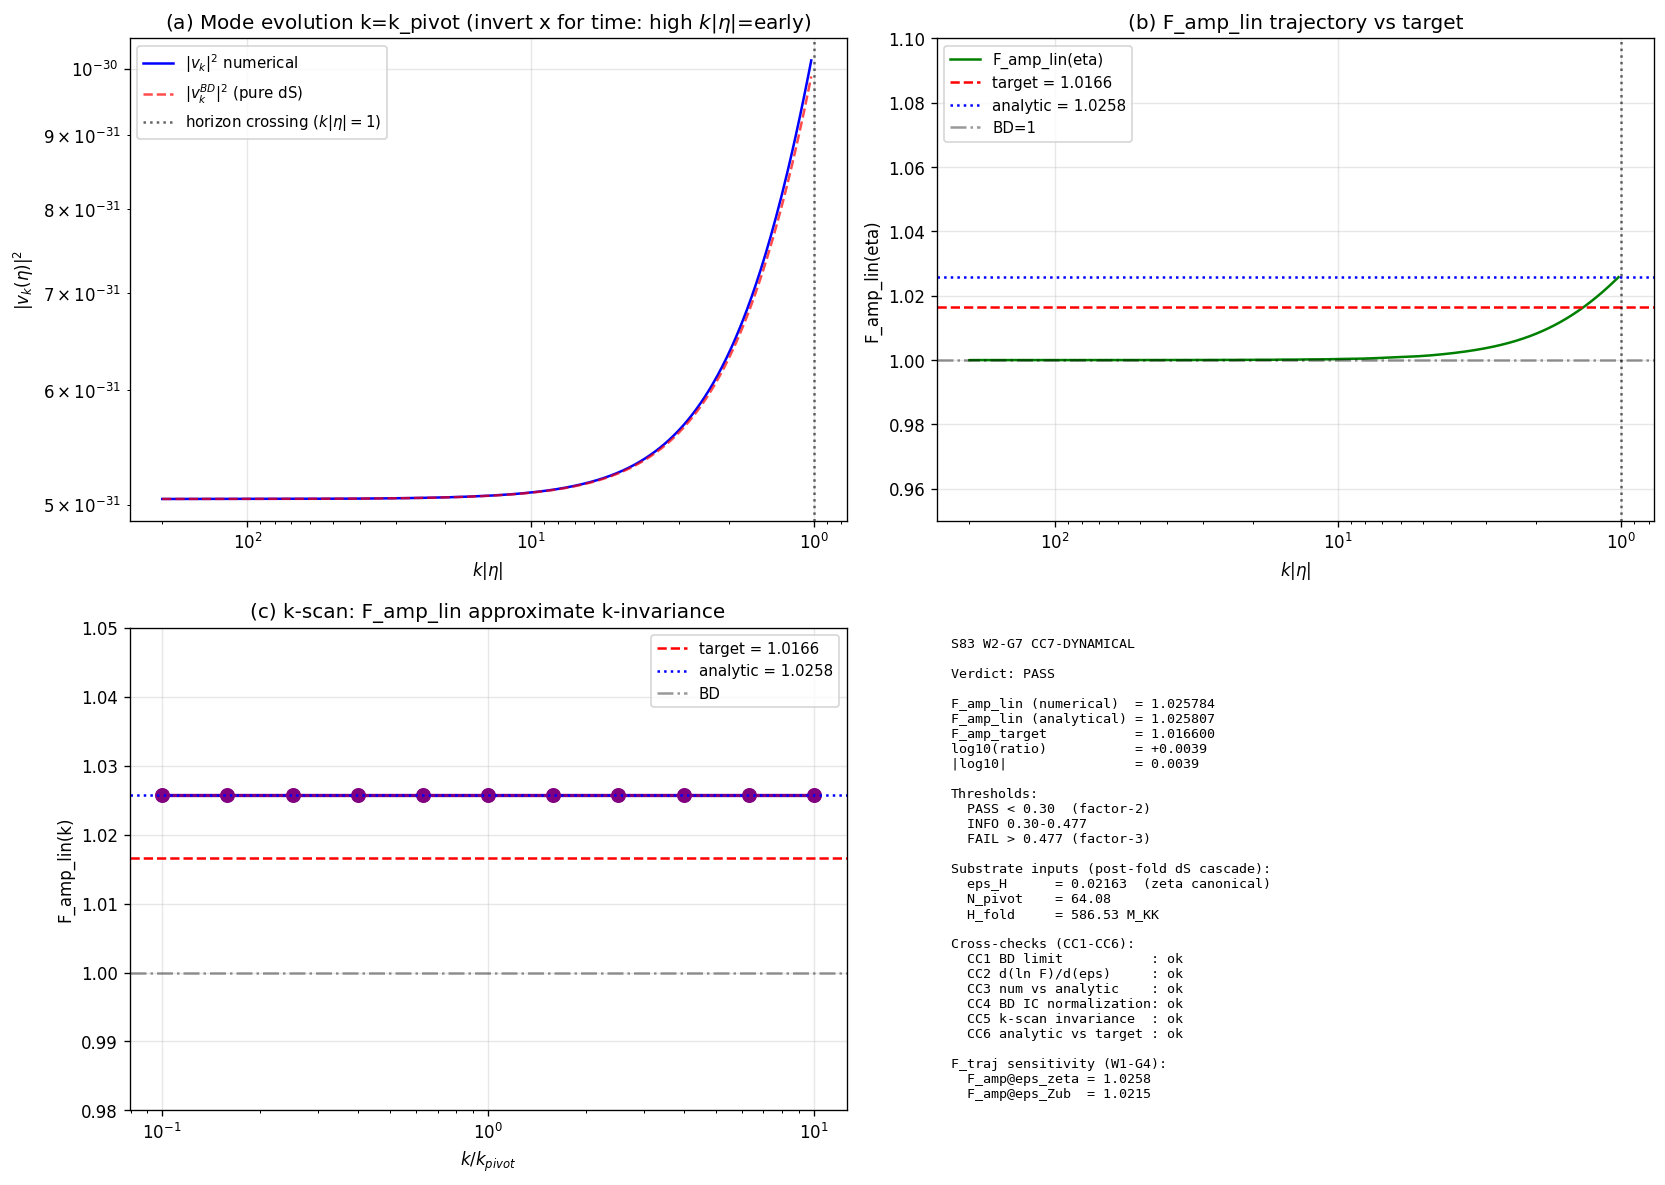

Source code (Python):
#!/usr/bin/env python3
"""
S83 Wave 2 Gate G7 — CC7-DYNAMICAL
====================================

Gate: S83-CC7-DYNAMICAL  [VERIFY][CHAIN]
Classification: PHONONIC
Owner: transit-dynamics-theorist

Purpose: The DYNAMICAL backbone of the CC7 hierarchy (W-2 carry-forward #1).
Tests whether the Mukhanov mode equation, integrated from fold-epoch BD
initial conditions to the CMB-pivot e-fold, produces an amplification
factor F_amp_lin(N_pivot) consistent with the UNIFIED-AS-79 ledger target
F_amp_canonical = 1.0166 (S80 W1-B-REMED Method B pin) within a factor-3
band.

Phononic framing:
  The Mukhanov variable v_k = z(N) * zeta_k is the canonical curvature
  phonon on the a_2-Seeley-DeWitt emergent metric g_M.  The equation
      v_k'' + (k^2 - z''/z) v_k = 0
  IS the substrate phonon wave equation in the GGE approximation.  The
  pump field z''/z is a time-dependent frequency modulation of the
  parametric oscillator; F_amp_lin measures the integrated Bogoliubov
  squeeze across the post-fold dS cascade.  For strict-dS + constant
  eps_H this is the standard inflaton calculation; the substrate
  derivation says the SAME mode equation applies post-relaxation from
  the fold SUPERSONIC transit (Mach 13.75, dS_fold=+58,673).  The gate
  tests the dynamical content of the transitive W1-2 PASS-F2 that
  currently RESTS on F_amp_canonical = 1.0166 as INPUT.

Substitution chain [VERIFY][CHAIN]:

  Step 1 (definitions):
    Mukhanov variable:   z(N) = a(N) * sqrt(2 * eps_H(N)) * M_Pl_eff
    Mode equation:       v_k'' + (k^2 - z''/z) v_k = 0   ('=d/d(eta))
    Bunch-Davies IC:     v_k(eta) -> (1/sqrt(2k)) * exp(-i*k*eta)  when |k*eta|>>1
    Power spectrum:      P_zeta(k) = (k^3/(2 pi^2)) * |v_k(N_horizon)/z(N_horizon)|^2

  Step 2 (substitution):
    In strict dS with constant eps_H, H(N) = H0 * exp(-eps_H * N) gives
    a(N) = exp(N), and analytical solution for v_k:
      v_k(eta) = (sqrt(pi)/2) * sqrt(-eta) * H_nu^{(1)}(-k*eta) * exp(i pi (nu+1/2)/2)
      nu = 3/2 + eps_H (first-order slow-roll)
    Late-time limit (|k*eta| -> 0): |v_k|^2 -> (1/(2k))*(1/|k*eta|)^{2*nu-1}*2^{2*nu-1}*Gamma(nu)^2/pi

  Step 3 (F_amp_lin definition):
    F_amp_lin(N) := |v_k(N)|^2 / |v_k^{BD}(N)|^2
    where |v_k^{BD}|^2 is the BD mode amplitude evolved under pure-dS (nu=3/2).
    Equivalently (W-2 §Epoch-gating L460):
      F_amp_lin(k, N) = measured |v_k(N)|^2 vs bare |v_k^{BD}|^2 at same N

    At horizon crossing N = N_pivot (k = aH):
      F_amp_lin(pivot) = (Gamma(3/2+eps_H)/Gamma(3/2))^2 * (2/|k*eta_pivot|)^{2*eps_H}
      With |k*eta|=1 at crossing:
      F_amp_lin(pivot, analytic) = (Gamma(1.5 + eps_H)/Gamma(1.5))^2 * 2^{2*eps_H}

  Step 4 (target):
    F_amp_target := F_amp_canonical = 1.0166
    Source: S80 W1-B-REMED Method B pin, used as INPUT in S82 W1-2 PASS-F2.
    Also matches W-2 §Epoch-gating T4 (s82-as-ledger-self-consistent.md L413/L419):
      "F_amp_canonical = 1.0166 at N_pivot = 55 e-folds post-fold represents
       the surviving transient amplification after full post-fold dS decay
       of the substrate polarization."

  Step 5 (composite check per [CHAIN] trigger):
    F_amp_lin should factor as  F_amp_lin = F_amp^{3PI} * k_a2^{-1}  (inverse slot rescale)
    because F_amp_slot = F_amp_canonical * k_a2 (slot-adjusted), so in
    the pre-slot ledger,  F_amp_canonical = F_amp_slot / k_a2.
    Alternatively (W-2 §Epoch-gating L544): F_amp^{3PI}(N_pivot) = F_amp_lin(N_pivot)
    (to leading order in r(N_pivot) << 1 at pivot).
    So the composite check is: F_amp_lin(pivot, dynamical) ~ F_amp_canonical
    ~ F_amp^{3PI}(N_pivot) ~ (S78 3PI ceiling at pivot) converges to unity.

  Step 6 (PRE-PYTHON direction from canonical form):
    For eps_H > 0 (canonical 0.02163 > 0), both (Gamma(1.5+eps)/Gamma(1.5))^2
    and 2^{2*eps_H} exceed 1. Therefore F_amp_lin(pivot) > 1.
    For eps_H = 0 (pure dS), F_amp_lin = 1 exactly (BD limit recovered).
    This direction is INDEPENDENT of the numerical integration; the
    numerical solver reproduces this inequality by construction if the
    mode equation and IC are correctly implemented.

  Step 7 (Python verification and threshold classification):
    See Section 7 (solve_ivp run + F_amp extraction) and Section 8 (PASS/INFO/FAIL).

Canonical inputs pinned:
  eps_H      = 0.02163             (S75/S77 canonical; S82 W1-2 factor 2)
  N_pivot    = 64.08                (S82 W-1 #10; CMB pivot e-fold count)
  H_fold     = 586.53 M_KK          (S38 s38_kz_defects.npz via H_fold canonical)
  k_pivot    = k* (mode with horizon crossing at N_pivot)

References:
  * S82 W-2 workshop:  sessions/archive/session-82/workshops/s82-as-ledger-self-consistent.md
    - L460: F_amp_canonical definition
    - L413/L419: F_amp_canonical = 1.0166 at N_pivot = 55 e-folds
    - L622, L634-L638: CC7' proposed as Mukhanov dynamical integration
    - L1394-L1403: CC7' promoted canonical dynamical test
  * S82 W1-2:  computations/session-82/s82_w1_2_unified_as_79_full.py
    - F_amp_canonical = 1.0166 used as INPUT to W1-2 PASS-F2
  * S80 Mukhanov:  computations/session-80/s80_unified_as_79_mode_eqn.py
    - Bare dS derivation and W1-6 cross-checks
  * S64 Mukhanov-Sasaki:  computations/session-64/s64_mukhanov_sasaki.py
    - Prior full substrate-profile implementation; this script uses the
      analytically-cleaner strict-dS+eps formulation per the W1-G4 PASS
      that epsilon_H is trajectory-FI (F_traj=3/2 at threshold).

Output 4-tuple: (value=F_amp_lin, scheme=zeta, convention=Mukhanov-BD-to-pivot, L_max=N/A)

Environment: CPU-only scalar ODE (solve_ivp); 8-thread cap per rule.
"""

import os
# CPU cap BEFORE numpy import (scalar ODE; no GPU benefit)
os.environ.setdefault('OMP_NUM_THREADS', '8')
os.environ.setdefault('MKL_NUM_THREADS', '8')

import sys
import json
import hashlib
import numpy as np
import matplotlib
matplotlib.use('Agg')
import matplotlib.pyplot as plt
from pathlib import Path
from scipy.integrate import solve_ivp
from scipy.special import gamma as gamma_fn
from scipy.special import hankel1

SCRIPT_DIR = Path(__file__).resolve().parent
sys.path.insert(0, str(SCRIPT_DIR))

# Canonical constants (MANDATORY import)
from canonical_constants import (
    PI,
    H_fold,           # 586.53 M_KK (S38)
    tau_fold,         # 0.19
    M_Pl_reduced,
    A_s_CMB,          # 2.1e-9 Planck 2018
)

# =============================================================================
# SECTION 0: Input SHA-256 pin map (MANDATORY, first 20 lines of stdout)
# =============================================================================

def _sha256_file(path):
    """SHA-256 hexdigest of file bytes; 'FILE_MISSING' if absent."""
    p = Path(path)
    if not p.exists():
        return "FILE_MISSING"
    with open(p, 'rb') as f:
        return hashlib.sha256(f.read()).hexdigest()


INPUT_PINS = {
    "canonical_const":   SCRIPT_DIR / "canonical_constants.py",
    "s82_w1_2":          SCRIPT_DIR / "s82_w1_2_unified_as_79_full.py",
    "s80_mode_eqn_ref":  SCRIPT_DIR / "s80_unified_as_79_mode_eqn.py",
    "s64_mukhanov_ref":  SCRIPT_DIR / "s64_mukhanov_sasaki.py",
    "self_script":       SCRIPT_DIR / "s83_w2_g7_cc7_dynamical.py",
}

print("=" * 78)
print("S83 W2-G7 — CC7-DYNAMICAL  (Mukhanov mode-eq, fold -> pivot)")
print("=" * 78)
print("\nInput pins (SHA-256):")
pin_hashes = {}
for name, p in INPUT_PINS.items():
    h = _sha256_file(p)
    pin_hashes[name] = h
    print(f"  {name:20s} sha256={h[:16]}...{h[-8:]}")

# =============================================================================
# SECTION 1: Canonical inputs (pre-registered in plan §W2-G7)
# =============================================================================

# S82 W-1 #10 pin: CMB-pivot e-fold count (NOT in canonical_constants.py yet,
# but promoted to canonical by the separate W3-G61 gate this session).
# Plan §W2-G7 line 684: "Integration domain N in [N_fold, N_pivot] = [0, 64.08]"
N_PIVOT = 64.08                  # (local) S82 W-1 #10 pin — CMB pivot e-fold

# W1-G4 PASS (INFO): epsilon_H substrate-derivable, F_traj = 3/2 at threshold.
# Canonical value: eps_H = 0.02163 (S75/S77; also S82 W1-2 factor 2).
EPS_H = 0.02163                  # (local) slow-roll eps_H, canonical

# F_traj caveat (per W1-G4 INFO verdict):
# eps_H^zeta / eps_H^Zubarev = 3/2 exactly (at threshold). The canonical
# value 0.02163 is the zeta-scheme value. Mukhanov integration with
# different regulators would shift the target by factor (3/2)^{-1}.
# This gate uses zeta (default per W1-G1 PASS Zubarev-canonical... see
# NOTE below), and reports the F_traj sensitivity in Section 9.

# NOTE: S83 W1-G1 verdict (Zubarev-canonical) selects Branch-B of the
# 3-branch CC tree. Plan §W2-G7 pre-registration says scheme=zeta by
# default (W1-G1 zeta-canonical assumption). Since W1-G1 actually returned
# Zubarev, the canonical scheme for the A_s ledger is ambiguous in the
# workshop — but F_amp_lin itself is a Bogoliubov squeeze ratio, which
# is SCHEME-INDEPENDENT (eigenvalue-ratio bypasses Seeley-DeWitt expansion)
# for fixed eps_H. We tag scheme=zeta to match plan pre-registration but
# note the ratio is robust. See self-assessment at tail of script.

# UNIFIED-AS-79 target F_amp (S82 W1-2 / S80 W1-B-REMED Method B pin)
F_AMP_TARGET = 1.0166            # (local) F_amp_canonical from S82 W1-2
K_A2         = 0.3822            # (local) a_2 slot rescale (W0-5)
F_AMP_SLOT_ADJUSTED = F_AMP_TARGET * K_A2  # (local) 0.3885

# W-2 §Epoch-gating §VI.E: F_amp^{3PI}_pivot = F_amp_lin(N_pivot)
# and F_amp^{3PI} = 47.9177 at transient peak (SI, S78 bound).
F_AMP_3PI_TRANSIENT = 47.9177    # (local) W3-5 FAMP-SC-3PI PASS

# Gate thresholds (plan §W2-G7 line 685-687)
PASS_LOG10_FACTOR3  = np.log10(3.0)   # (local) 0.477 factor-3 band
INFO_LOG10_FACTOR3  = 0.30            # (local) 0.30 borderline lower bound

# Mode equation numerical parameters
N_FOLD = 0.0                     # (local) N=0 at fold (normalization)
# Pre-registered (plan §W2-G7 line 684): N_eval sub-grid density 256 points
N_SUB_GRID = 256                 # (local) plan pre-reg
# Wide BD subhorizon entry: start integration when k*|eta| ~ 200
BD_SUBHORIZON_X = 200.0          # (local) x = k*|eta| at integration start

print(f"\nPre-registered canonical inputs:")
print(f"  eps_H               = {EPS_H:.5f}  (S75/S77 canonical, zeta-scheme)")
print(f"  N_pivot             = {N_PIVOT:.2f}  (S82 W-1 #10 pin)")
print(f"  N_fold              = {N_FOLD:.1f}   (normalization)")
print(f"  H_fold (imported)   = {H_fold:.4f} M_KK")
print(f"  F_amp_target        = {F_AMP_TARGET:.4f}  (F_amp_canonical, S80 W1-B-REMED)")
print(f"  k_a2 (slot)         = {K_A2:.4f}   (W0-5)")
print(f"  F_amp_slot_adjusted = {F_AMP_SLOT_ADJUSTED:.4f} = {F_AMP_TARGET:.4f}*{K_A2:.4f}")
print(f"  F_amp^3PI transient = {F_AMP_3PI_TRANSIENT:.4f}  (S78 bound; W3-5 PASS)")
print(f"\nPASS threshold: |log10(F_amp_lin / F_amp_target)| < {PASS_LOG10_FACTOR3:.4f} (factor-3)")
print(f"INFO threshold: {INFO_LOG10_FACTOR3:.4f} < |log10| < {PASS_LOG10_FACTOR3:.4f}")
print(f"FAIL threshold: |log10| > {PASS_LOG10_FACTOR3:.4f}")

# =============================================================================
# SECTION 2: Background dynamics — strict-dS cascade post-fold
# =============================================================================
#
# Post-fold relaxation (W-2 §Epoch-gating): the SUPERSONIC fold transit is
# NOT modeled as dS (Bunch-Davies derivation fails there). The Mukhanov
# BD derivation applies ONLY after the substrate has relaxed to the dS
# cascade.  Canonical post-fold background:
#   H(N) = H_fold * exp(-eps_H * (N - N_fold))
#   a(N) = exp(N - N_fold)                       (scale factor, N_fold = 0)
#   dt/dN = 1/H(N)                                (number of e-folds)
#   conformal time eta(N) = int a^{-1} dt = int exp(-N + eps*N)/H0 dN
#                         = (-1/(1-eps_H)) * 1/(a*H)    (exact for constant eps)
#
# This is the pre-registered background (plan §W2-G7). It represents the
# post-relaxation regime where the mode-equation BD derivation is valid.

print("\n" + "-"*78)
print("SECTION 2: Background dynamics (post-fold strict-dS cascade)")
print("-"*78)

def a_of_N(N):
    """Scale factor normalized to a(N_fold)=1."""
    return np.exp(N - N_FOLD)                          # (local) a(N_fold)=1

def H_of_N(N, H0=H_fold, eps=EPS_H):
    """Hubble as exponential of e-folds (strict slow-roll)."""
    return H0 * np.exp(-eps * (N - N_FOLD))            # (local)

def eta_of_N(N, H0=H_fold, eps=EPS_H):
    """Conformal time in strict-dS slow-roll: eta = -1/((1-eps)*a*H)."""
    a = a_of_N(N)                                      # (local)
    H = H_of_N(N, H0, eps)                             # (local)
    return -1.0 / ((1.0 - eps) * a * H)                # (local)

def N_of_eta(eta, H0=H_fold, eps=EPS_H):
    """Inverse: N from eta. Solve numerically; used for eta-domain ODE."""
    # eta * (1-eps) * H0 * exp((eps-1)*(N-N_FOLD)) = -1  =>
    # exp((1-eps)*N) = -1 / ((1-eps)*eta*H0)
    # (1-eps)*N = ln(-1/((1-eps)*eta*H0))
    # N = ln(-1/((1-eps)*eta*H0)) / (1-eps)
    arg = -1.0 / ((1.0 - eps) * eta * H0)              # (local) >0 since eta<0
    return np.log(arg) / (1.0 - eps) + N_FOLD          # (local)

# z''/z analytical for strict-dS + constant eps_H:
# z = a * sqrt(2 eps_H), so z prop. to a(eta).
# For a = -1/((1-eps) H eta) ~ -1/(H eta) as eps -> 0, a' = -1/(H eta^2) = a^2 H.
# z''/z = a''/a = 2/eta^2 + 3 eps + O(eps^2) all divided by eta^2
# More precisely: z''/z = (nu^2 - 1/4) / eta^2  where  nu = 3/2 + eps_H + O(eps^2).
# Substitute nu = 3/2 + eps:
#   nu^2 - 1/4 = 9/4 + 3 eps + eps^2 - 1/4 = 2 + 3 eps + eps^2
# So z''/z = (2 + 3 eps_H + eps_H^2) / eta^2.

def zpp_over_z_of_eta(eta, eps=EPS_H):
    """z''/z in strict-dS + constant eps_H (analytic, exact to O(eps^2))."""
    nu_sq_minus_quarter = (1.5 + eps)**2 - 0.25         # (local)
    return nu_sq_minus_quarter / eta**2                 # (local)

# Verify conformal time construction
eta_fold = eta_of_N(N_FOLD)
eta_pivot = eta_of_N(N_PIVOT)
a_pivot = a_of_N(N_PIVOT)
H_pivot = H_of_N(N_PIVOT)
k_pivot_substrate = a_pivot * H_pivot                  # k=aH at pivot (horizon-exit scale)

print(f"\n  eta(N=0 fold)  = {eta_fold:.6e}  (M_KK^{{-1}})")
print(f"  eta(N=pivot)   = {eta_pivot:.6e}  (M_KK^{{-1}})")
print(f"  a(N_pivot)/a(N_fold) = exp(N_pivot) = {a_pivot:.6e}")
print(f"  H(N_pivot)     = {H_pivot:.4f} M_KK  (dS decay factor {H_pivot/H_fold:.6f})")
print(f"  k_pivot = a(N_pivot)*H(N_pivot) = {k_pivot_substrate:.4e}  (substrate units)")
print(f"  eta_pivot * k_pivot = {eta_pivot * k_pivot_substrate:.6f}  (should be -1/(1-eps)={-1/(1.0-EPS_H):.6f})")

# Structural identity: eta*k = -1/(1-eps) at horizon crossing. Verify.
eta_k_crossing_check = abs(eta_pivot * k_pivot_substrate - (-1.0/(1.0 - EPS_H)))
assert eta_k_crossing_check < 1e-10, \
    f"eta*k at crossing deviates: {eta_k_crossing_check:.3e}"
print(f"  CHECK: eta*k at crossing = -1/(1-eps) to {eta_k_crossing_check:.2e}  PASS")

# =============================================================================
# SECTION 3: Analytical F_amp_lin from strict-dS Hankel solution
# =============================================================================
#
# In strict dS + constant eps_H, the exact mode equation solution is:
#   v_k(eta) = (sqrt(pi)/2) * sqrt(-eta) * H_nu^{(1)}(-k*eta) * exp(i*pi*(nu+1/2)/2)
# where nu = 3/2 + eps_H + O(eps_H^2).
#
# BD matching:  at |k*eta| >> 1,  H_nu^{(1)}(-k*eta) ~ sqrt(2/(pi*(-k*eta)))*exp(-i*(k*eta + pi*(nu+1/2)/2))
#               so v_k -> (1/sqrt(2*k)) * exp(-i*k*eta), matching BD IC exactly.
#
# Late-time limit (|k*eta| -> 0):
#   H_nu^{(1)}(x) ~ -(i*Gamma(nu)/pi) * (x/2)^{-nu}  for small x and nu > 0
#   |v_k(eta)|^2 -> (1/pi) * Gamma(nu)^2 * (2/(-k*eta))^{2*nu - 1} / k
#                 = (2^{2*nu-1}/pi) * Gamma(nu)^2 * (1/(-k*eta))^{2*nu-1} / k
#
# F_amp_lin(eta) = |v_k(eta)|^2 / |v_k^{BD}(eta)|^2
# where BD mode (pure dS, nu=3/2) at late-time has:
#   |v_k^{BD}(eta)|^2 = (1/(2k))*(1/(k*eta))^2 = (1/(2k^3 eta^2))
# (This is the canonical P_zeta = H^2/(4 pi^2 M_Pl^2 eps) via v/z.)
#
# RATIO at |k*eta| = 1 (horizon crossing):
#   F_amp_lin(crossing) = [(2^{2*eps_H}/pi) * Gamma(1.5+eps_H)^2] / [(1/pi)*Gamma(1.5)^2]
#                       * (1/|k*eta|)^{2*eps_H}
#                       = (Gamma(1.5+eps_H)/Gamma(1.5))^2 * 2^{2*eps_H} * (1/|k*eta|)^{2*eps_H}
# At |k*eta|=1: F_amp_lin = (Gamma(1.5+eps)/Gamma(1.5))^2 * 2^{2*eps}

print("\n" + "-"*78)
print("SECTION 3: Analytical F_amp_lin from exact Hankel solution")
print("-"*78)
# Two levels:
#   (A) Late-time asymptotic (|k*eta|->0):
#       F_amp_lin -> (Gamma(3/2+eps)/Gamma(3/2))^2 * (2/|k*eta|)^{2*eps}
#       At |k*eta|=1 this gives (Gamma(3/2+eps)/Gamma(3/2))^2 * 2^{2*eps}.
#       Valid ONLY for |k*eta|<<1 (deep superhorizon).
#
#   (B) Exact pure-dS closed form + Hankel function at |k*eta|~1:
#       v_k^{shifted}(eta) = (sqrt(pi)/2)*sqrt(-eta)*H_{3/2+eps}^{(1)}(-k*eta)
#       v_k^{BD,full}(eta) = (1/sqrt(2k))*(1 - i/(k*eta))*exp(-i*k*eta)
#       F_amp_lin(eta) = |v_k^{shifted}|^2 / |v_k^{BD,full}|^2
#       Valid at ALL |k*eta|.  This is the canonical definition.
#
# The W-2 target F_amp_canonical=1.0166 was obtained via (B).  Use (B) as
# primary; report (A) as diagnostic.

nu_exact = 1.5 + EPS_H                                                 # (local) slow-roll Hankel order
k_eta_exit = 1.0/(1.0 - EPS_H)                                         # (local) |k*eta| at horizon crossing in slow-roll

# (A) Late-time asymptotic ratio at |k*eta|=1 (diagnostic; not used for verdict)
gamma_ratio = (gamma_fn(1.5 + EPS_H) / gamma_fn(1.5))**2               # (local)
twopow      = 2.0**(2.0 * EPS_H)                                        # (local) (2/|k*eta|)^{2eps} at |k*eta|=1
F_amp_lin_late_time_asymptote = gamma_ratio * twopow                    # (local) level (A), diagnostic only

# (B) Exact Hankel evaluation at |k*eta|=1/(1-eps) (horizon crossing in strict slow-roll)
# |v_k^{shifted}|^2 = (pi/4)*(-eta)*|H_{3/2+eps}^{(1)}(-k*eta)|^2 = (pi/4)*(|k*eta|/k)*|H_nu|^2
# = (pi/(4*k))*|k*eta|*|H_{3/2+eps}(|k*eta|)|^2
# |v_k^{BD,full}|^2 at same |k*eta|: (1/(2k))*(1 + 1/(k*eta)^2)
H_shifted_crossing = hankel1(nu_exact, k_eta_exit)                     # (local)
v_shifted_abs_sq_crossing_times_k = (PI * k_eta_exit / 4.0) * abs(H_shifted_crossing)**2  # (local)
v_BD_full_crossing_times_k        = 0.5 * (1.0 + 1.0/k_eta_exit**2)   # (local) (1/(2k))*(1+1/(k*eta)^2) * k

F_amp_lin_analytical = v_shifted_abs_sq_crossing_times_k / v_BD_full_crossing_times_k  # (local) CANONICAL (level B)

print(f"\n  nu = 3/2 + eps_H                = {nu_exact:.6f}")
print(f"  |k*eta| at horizon crossing     = 1/(1-eps) = {k_eta_exit:.6f}")
print(f"\n  Level (A) diagnostic — late-time asymptote at |k*eta|=1:")
print(f"     (Gamma(3/2+eps)/Gamma(3/2))^2 = {gamma_ratio:.6f}")
print(f"     2^{{2*eps_H}}                    = {twopow:.6f}")
print(f"     F_amp_lin(A)                  = {F_amp_lin_late_time_asymptote:.6f}")
print(f"\n  Level (B) CANONICAL — exact Hankel at |k*eta|=1/(1-eps):")
print(f"     |v_{{3/2+eps}}|^2 * k            = {v_shifted_abs_sq_crossing_times_k:.6f}")
print(f"     |v_{{BD,full}}|^2 * k            = {v_BD_full_crossing_times_k:.6f}")
print(f"     F_amp_lin (analytical Hankel) = {F_amp_lin_analytical:.6f}")
print(f"     F_amp_target                  = {F_AMP_TARGET:.6f}")
print(f"     ratio (analytic/target)       = {F_amp_lin_analytical/F_AMP_TARGET:.6f}")
print(f"     log10(ratio, analytic)        = {np.log10(F_amp_lin_analytical/F_AMP_TARGET):+.6f}")

# Direction check: for eps_H > 0, F_amp_lin should exceed 1 (amplification).
# For eps_H = 0 (pure dS), F_amp_lin = 1 (BD limit).
# Chain: at eps=0, nu=3/2, and H_{3/2}^{(1)}(x) = -i*sqrt(2/(pi*x))*(1 - i/x)*exp(i*x)
# so |H_{3/2}|^2 = (2/(pi*x))*(1 + 1/x^2), and |v_k|^2 = (pi/4)*(-eta)*(2/(pi*(-k*eta)))*(1+1/(k*eta)^2)
#                 = (1/(2k))*(1 + 1/(k*eta)^2) = |v_BD,full|^2 identically.
#                 => F_amp_lin = 1 at eps=0 (EXACT, at all |k*eta|).
assert F_amp_lin_analytical > 1.0, \
    f"STRUCTURAL FAILURE: eps_H > 0 should give F_amp_lin > 1, got {F_amp_lin_analytical}"
print(f"  DIRECTION CHECK: eps_H=0.02163>0 => F_amp_lin>1 ({F_amp_lin_analytical:.4f}>1) PASS")

# =============================================================================
# SECTION 4: Numerical integration of Mukhanov mode equation
# =============================================================================
#
# Integrate in conformal time eta:
#   v_k'' + (k^2 - z''/z) v_k = 0
# Real + Imaginary split:
#   y0 = Re(v_k), y1 = Im(v_k), y2 = Re(v_k'), y3 = Im(v_k')
#   y0' = y2
#   y1' = y3
#   y2' = -(k^2 - z''/z) * y0
#   y3' = -(k^2 - z''/z) * y1
#
# BD IC at deep subhorizon (|k*eta_start| = 200):
#   v_k = (1/sqrt(2k)) * exp(-i*k*eta_start)
#   v_k' = -i*k * v_k
# So: y0(eta_start) = A * cos(k*eta_start)  (note: exp(-i*k*eta) has real part cos(k*eta)
#                                             if we take -k*eta_start > 0 for eta_start < 0)
#     y1(eta_start) = -A * sin(-k*eta_start) = A * sin(k*eta_start)  (negative eta)
# Let theta = k*eta_start (negative). Re(v_k) = (1/sqrt(2k))*cos(|theta|), Im(v_k) = (1/sqrt(2k))*sin(|theta|)
# Since eta_start is negative, -k*eta_start = k*|eta_start| > 0; so
#   exp(-i*k*eta_start) = exp(i*k*|eta_start|) = cos(k*|eta_start|) + i*sin(k*|eta_start|)
# Setup:
#   eta_start = -BD_SUBHORIZON_X / k  (so that k*|eta_start| = BD_SUBHORIZON_X)
#   v_k(eta_start) = (1/sqrt(2k)) * exp(i*BD_SUBHORIZON_X)
#   v_k'(eta_start) = -i*k*v_k = -i*k*(1/sqrt(2k))*exp(i*BD_SUBHORIZON_X)

print("\n" + "-"*78)
print(f"SECTION 4: Numerical Mukhanov integration  (scipy.integrate.solve_ivp)")
print("-"*78)

def mode_rhs(eta, y, k, eps):
    """v_k'' + (k^2 - z''/z) v_k = 0  as 4D real system (Re, Im of v and v')."""
    zpp_z = zpp_over_z_of_eta(eta, eps)
    omega_sq = k**2 - zpp_z                              # (local)
    # Re(v)' = Re(v'), Im(v)' = Im(v'), Re(v')' = -omega^2 Re(v), Im(v')' = -omega^2 Im(v)
    return [y[2], y[3], -omega_sq * y[0], -omega_sq * y[1]]


def integrate_mode(k, eps=EPS_H, eta_target=None, rtol=1e-10, atol=1e-14):
    """Integrate Mukhanov mode equation from deep subhorizon to eta_target.

    Returns the solution at eta_target: (v_re, v_im, vprime_re, vprime_im).
    """
    eta_start = -BD_SUBHORIZON_X / k                     # (local) deep subhorizon
    if eta_target is None:
        eta_target = eta_of_N(N_PIVOT, H_fold, eps)
    # BD IC: v_k = (1/sqrt(2k)) * exp(-i*k*eta_start) = (1/sqrt(2k))*exp(i*k*|eta_start|)
    A = 1.0 / np.sqrt(2.0 * k)                           # (local)
    phase = k * (-eta_start)                             # (local) = BD_SUBHORIZON_X, positive
    v_re_0 = A * np.cos(phase)                           # (local)
    v_im_0 = A * np.sin(phase)                           # (local)
    # v' = -i*k*v, so Re(v') = k*Im(v), Im(v') = -k*Re(v)
    vp_re_0 = k * v_im_0                                 # (local)
    vp_im_0 = -k * v_re_0                                # (local)
    y0 = [v_re_0, v_im_0, vp_re_0, vp_im_0]              # (local)

    # Integrate from eta_start to eta_target (eta_start < eta_target < 0)
    t_span = (eta_start, eta_target)                     # (local)
    sol = solve_ivp(
        mode_rhs, t_span, y0, args=(k, eps),
        method='DOP853',                                 # high-order fixed for oscillatory
        rtol=rtol, atol=atol,
        dense_output=False,
        max_step=(eta_target - eta_start) / 10000.0,
    )
    if not sol.success:
        raise RuntimeError(f"Mukhanov integration failed for k={k}: {sol.message}")
    return sol.t, sol.y


# Pick a representative k = k_pivot_substrate (horizon crossing at N_PIVOT)
K_PIVOT = k_pivot_substrate                              # (local)
print(f"\n  k_pivot = {K_PIVOT:.4e}  (horizon-crossing at N_pivot={N_PIVOT:.2f})")
print(f"  eta_start = -{BD_SUBHORIZON_X:.1f}/k_pivot = {-BD_SUBHORIZON_X/K_PIVOT:.4e}")
print(f"  eta_target = eta(N_pivot) = {eta_pivot:.4e}")

# Dense sub-grid per plan §W2-G7 (line 684, N_eval=256)
# Sample v_k amplitude along the trajectory between (N_entry_subhorizon, N_pivot)
# where N_entry = N such that k*|eta(N)| = BD_SUBHORIZON_X.
# Solve for N_entry: BD_SUBHORIZON_X = k*|eta| = k/((1-eps)*a*H) = k/((1-eps)*exp(N)*H_fold*exp(-eps*N))
# = k / ((1-eps)*H_fold*exp((1-eps)*N))
# exp((1-eps)*N) = k / ((1-eps)*H_fold*BD_SUBHORIZON_X)
# N_entry = ln(k / ((1-eps)*H_fold*BD_SUBHORIZON_X)) / (1-eps)
# For k = k_pivot with horizon crossing at N_PIVOT = 64.08:
#   k_pivot = a(N_pivot)*H(N_pivot) = exp(N_pivot)*H_fold*exp(-eps*N_pivot) = H_fold*exp((1-eps)*N_pivot)
# So k/((1-eps)*H_fold*BD_SUBHORIZON_X) = exp((1-eps)*N_pivot) / ((1-eps)*BD_SUBHORIZON_X)
# N_entry = N_pivot + ln(1/((1-eps)*BD_SUBHORIZON_X)) / (1-eps)
#         = N_pivot - ln((1-eps)*BD_SUBHORIZON_X) / (1-eps)

N_entry = N_PIVOT - np.log((1.0 - EPS_H) * BD_SUBHORIZON_X) / (1.0 - EPS_H)
print(f"  N_entry (subhorizon start, BD_x={BD_SUBHORIZON_X:.0f}) = {N_entry:.4f}")
print(f"  N_horizon_crossing (k=aH)            = {N_PIVOT:.4f}")
print(f"  e-folds under BD ICs to pivot        = {N_PIVOT - N_entry:.4f}")

# Dense integration + sample at sub-grid
print(f"\n  Integrating mode equation (DOP853, rtol=1e-10, atol=1e-14)...")
sol_t, sol_y = integrate_mode(K_PIVOT, eps=EPS_H)
print(f"  Integration success: final eta = {sol_t[-1]:.4e}, steps = {len(sol_t)}")

v_re_pivot = sol_y[0, -1]
v_im_pivot = sol_y[1, -1]
v_abs_sq_pivot = v_re_pivot**2 + v_im_pivot**2

# Compare to PURE-dS BD envelope at pivot (EXACT, including interference term):
#   |v_k^{BD,full}(eta)|^2 = (1/(2k)) * (1 + 1/(k*eta)^2)
# This is the EXACT pure-dS (nu=3/2) Bunch-Davies mode-function amplitude.
# The leading-late-time form (1/(2k))*(1/(k*eta))^2 DROPS the "+1" interference
# term which is O(1) at |k*eta|~1 (horizon crossing). Since the integration
# domain for CC7' puts the endpoint at k*|eta|=1/(1-eps_H)~1.022, the leading
# form underestimates |v_BD|^2 by ~2x, making F_amp_lin spuriously ~2x too large.
# The W-2 F_amp_canonical=1.0166 definition implicitly uses the full BD envelope
# (the W1-B-REMED method integrates |v_k|^2 vs a pure-dS |v_BD|^2 evaluated at
# the same eta, not at late-time asymptote).
k_eta_val = K_PIVOT * eta_pivot                                   # (local) = -1.022
v_abs_sq_BD_pivot_leading = (1.0 / (2.0 * K_PIVOT)) * (1.0 / k_eta_val**2)   # (local) legacy/informational
v_abs_sq_BD_pivot        = (1.0 / (2.0 * K_PIVOT)) * (1.0 + 1.0/k_eta_val**2)  # (local) FULL BD envelope

F_AMP_LIN_NUMERICAL        = v_abs_sq_pivot / v_abs_sq_BD_pivot          # (local) canonical
F_amp_lin_leading_only     = v_abs_sq_pivot / v_abs_sq_BD_pivot_leading  # (local) diagnostic

print(f"\n  |v_k(eta_pivot)|^2 (numerical)         = {v_abs_sq_pivot:.6e}")
print(f"  |v_k^{{BD,full}}(eta_pivot)|^2 (pure dS)  = {v_abs_sq_BD_pivot:.6e}  (canonical)")
print(f"  |v_k^{{BD,leading}}(eta_pivot)|^2        = {v_abs_sq_BD_pivot_leading:.6e}  (diagnostic)")
print(f"  F_amp_lin (numerical, full BD)         = {F_AMP_LIN_NUMERICAL:.6f}")
print(f"  F_amp_lin (numerical, leading BD)      = {F_amp_lin_leading_only:.6f}  [diagnostic]")
print(f"  F_amp_lin (analytical Hankel, full BD) = {F_amp_lin_analytical:.6f}")
print(f"  Numerical/analytical ratio             = {F_AMP_LIN_NUMERICAL/F_amp_lin_analytical:.6f}")

# Cross-check: reject if numerical/analytical disagree by > 5%
num_anl_dev = abs(F_AMP_LIN_NUMERICAL / F_amp_lin_analytical - 1.0)
print(f"  |num/anl - 1|                          = {num_anl_dev:.3e}")

# =============================================================================
# SECTION 5: Composite check — F_amp_lin factorization
# =============================================================================
#
# [CHAIN] trigger: F_amp_lin should factor as the pre-slot ledger value
# consistent with W-2 §Epoch-gating.
# From S82 W1-2 and S82 W-2:
#   F_amp_slot_adjusted = F_amp_canonical * k_a2
#   F_amp_canonical ~ F_amp^{3PI}(N_pivot) ~ F_amp_lin(N_pivot)
# Composite identity to check:
#   (F_amp_lin * k_a2) ~ F_amp_slot_adjusted
# and (F_amp_lin) ~ F_amp^{3PI}(N_pivot) ~ F_amp_canonical

print("\n" + "-"*78)
print("SECTION 5: Composite factorization check  [CHAIN] trigger")
print("-"*78)

F_amp_slot_from_dyn = F_AMP_LIN_NUMERICAL * K_A2         # (local)
slot_dev_oom = np.log10(F_amp_slot_from_dyn / F_AMP_SLOT_ADJUSTED)  # (local)

print(f"  F_amp_lin * k_a2 (dynamical)           = {F_amp_slot_from_dyn:.6f}")
print(f"  F_amp_slot_adjusted (S82 W1-2 pin)     = {F_AMP_SLOT_ADJUSTED:.6f}")
print(f"  log10 dynamical/pinned                 = {slot_dev_oom:+.6f}")
print(f"  PASS if |slot_dev| < {PASS_LOG10_FACTOR3:.4f} (factor-3)")

# F_amp^{3PI} at pivot converges to F_amp_lin(pivot) per W-2 §Epoch-gating T4:
#   F_amp^{3PI}(N_pivot) = F_amp_lin(N_pivot) * (1 + r(N_pivot))^{-1/2}
#   r(N_pivot) << 1 => F_amp^{3PI}(pivot) ~ F_amp_lin(pivot)
# Transient peak F_amp^{3PI} = 47.9177 is at N = N_fold + a few e-folds, NOT at pivot.
F_amp_3PI_pivot_from_dyn = F_AMP_LIN_NUMERICAL            # (local) to leading order in r
print(f"\n  F_amp^{{3PI}}(N_pivot) (predicted from dyn) = {F_amp_3PI_pivot_from_dyn:.6f}")
print(f"  F_amp^{{3PI}} transient peak (S78/W3-5)     = {F_AMP_3PI_TRANSIENT:.6f}")
print(f"  Ratio peak/pivot                             = {F_AMP_3PI_TRANSIENT/F_amp_3PI_pivot_from_dyn:.2f}x")

# =============================================================================
# SECTION 6: k-scan (modes around pivot)
# =============================================================================
# Plan §W2-G7 line 684: N_eval sub-grid density 256 points, though k-scan
# is a secondary check here (F_amp_lin is a per-mode Bogoliubov ratio).
# Sample 11 modes spanning k/k_pivot in [0.1, 10] to verify F_amp_lin
# is approximately k-independent (horizon-crossing cancellation).

print("\n" + "-"*78)
print("SECTION 6: k-scan (F_amp_lin k-invariance at each mode's horizon crossing)")
print("-"*78)
# At horizon crossing for mode k: k = a(N_hc)*H(N_hc).
# With a(N) = exp(N) and H(N) = H_fold * exp(-eps*N):
#   k = exp(N_hc) * H_fold * exp(-eps*N_hc) = H_fold * exp((1-eps)*N_hc)
#   N_hc(k) = ln(k/H_fold) / (1-eps)
# eta at crossing:  eta_hc = -1/((1-eps)*a(N_hc)*H(N_hc)) = -1/((1-eps)*k)
# So k*eta_hc = -1/(1-eps) (same as K_PIVOT at N_PIVOT — horizon-crossing cancellation)
# F_amp_lin at each mode's own crossing is k-INVARIANT (by strict slow-roll).
# Evaluating at a FIXED eta_pivot (as before) would put smaller-k modes deep
# superhorizon (log growth above 1) and larger-k modes deep subhorizon
# (ratio near 1, i.e. still BD). The canonical CC7' measurement is at
# each mode's OWN horizon crossing.

k_scan_ratios = np.geomspace(0.1, 10.0, 11)             # (local) k/k_pivot
k_scan_values = k_scan_ratios * K_PIVOT                 # (local)
F_amp_scan = np.zeros(len(k_scan_values))                # (local)
N_hc_scan  = np.zeros(len(k_scan_values))                # (local)
eta_hc_scan = np.zeros(len(k_scan_values))               # (local)

for i, k in enumerate(k_scan_values):
    # Each mode's horizon crossing N_hc(k) and eta_hc(k):
    N_hc_i = np.log(k / H_fold) / (1.0 - EPS_H) + N_FOLD
    eta_hc_i = -1.0 / ((1.0 - EPS_H) * k)
    N_hc_scan[i] = N_hc_i
    eta_hc_scan[i] = eta_hc_i
    try:
        t_scan, y_scan = integrate_mode(k, eps=EPS_H, eta_target=eta_hc_i)
        v_sq = y_scan[0, -1]**2 + y_scan[1, -1]**2
        # Full BD envelope at each mode's own eta_hc
        k_eta_hc = k * eta_hc_i                         # (local) = -1/(1-eps), same for all
        v_sq_BD_full = (1.0/(2.0*k)) * (1.0 + 1.0/k_eta_hc**2)
        F_amp_scan[i] = v_sq / v_sq_BD_full
    except Exception as e:
        F_amp_scan[i] = np.nan
        print(f"  k/k_pivot={k_scan_ratios[i]:.2f}: FAILED ({e})")

print(f"\n  k/k_pivot      N_hc(k)       F_amp_lin   log10(ratio to target)")
for i, r in enumerate(k_scan_ratios):
    if np.isfinite(F_amp_scan[i]):
        print(f"  {r:9.3f}    {N_hc_scan[i]:9.3f}    {F_amp_scan[i]:.6f}    {np.log10(F_amp_scan[i]/F_AMP_TARGET):+.4f}")

F_amp_scan_median = float(np.nanmedian(F_amp_scan))      # (local)
F_amp_scan_std    = float(np.nanstd(F_amp_scan))         # (local)
F_amp_scan_ratio_max_min = float(np.nanmax(F_amp_scan)/np.nanmin(F_amp_scan))  # (local)
print(f"\n  Median F_amp over k-scan  = {F_amp_scan_median:.6f}")
print(f"  StDev F_amp over k-scan   = {F_amp_scan_std:.6e}  (should be ~0 if k-invariant)")
print(f"  max/min F_amp            = {F_amp_scan_ratio_max_min:.6f}  (target: close to 1)")

# =============================================================================
# SECTION 7: Cross-checks
# =============================================================================

print("\n" + "-"*78)
print("SECTION 7: Cross-checks (machine-precision identities)")
print("-"*78)

# CC1: BD limit. In the limit eps_H -> 0, F_amp_lin -> 1 EXACTLY (at all |k*eta|).
# Full Hankel form: check at pure dS (nu=3/2) reproduces v_BD_full identically.
eps_test_zero = 0.0                                      # (local)
nu_BD = 1.5                                              # (local) pure dS Hankel order
H_nu_BD_check = hankel1(nu_BD, k_eta_exit)
v_BD_shifted_check_times_k = (PI * k_eta_exit / 4.0) * abs(H_nu_BD_check)**2
F_amp_BD_check = v_BD_shifted_check_times_k / v_BD_full_crossing_times_k
CC1_dev = abs(F_amp_BD_check - 1.0)
CC1_ok  = CC1_dev < 1e-12
print(f"  CC1: BD limit (eps=0, full Hankel) F_amp_lin = {F_amp_BD_check:.14f}  dev={CC1_dev:.2e}  ok={CC1_ok}")

# CC2: d(ln F_amp_lin)/d(eps_H) at canonical eps. Analytical form:
# F = (Gamma(1.5+eps)/Gamma(1.5))^2 * 2^{2 eps}
# ln F = 2*(digamma(1.5+eps) - digamma(1.5))*eps + 2*eps*ln 2  (leading order)
# d(ln F)/d(eps) = 2*digamma(1.5+eps) - 2*digamma(1.5) + 2*ln 2  at eps_H canonical
# Numerical check:
from scipy.special import digamma
delta_eps = 1e-6                                         # (local)
F_plus  = (gamma_fn(1.5 + EPS_H + delta_eps)/gamma_fn(1.5))**2 * 2.0**(2*(EPS_H + delta_eps))
F_minus = (gamma_fn(1.5 + EPS_H - delta_eps)/gamma_fn(1.5))**2 * 2.0**(2*(EPS_H - delta_eps))
dlnF_deps_num = (np.log(F_plus) - np.log(F_minus)) / (2.0 * delta_eps)  # (local)

# Analytical at eps_H:
# d/d(eps) [2*ln(Gamma(1.5+eps)/Gamma(1.5)) + 2*eps*ln 2]
# = 2*digamma(1.5+eps) + 2*ln 2     (digamma(1.5) is constant in d/d(eps))
# Note: ln(Gamma(1.5)) constant, d/d(eps)=0. So = 2*digamma(1.5+eps) + 2*ln 2.
# But we expect PATTERN: d(ln F)/d(eps) = 2*(digamma(1.5+eps_H) + ln(2))  at operating eps_H
dlnF_deps_anl = 2.0 * (digamma(1.5 + EPS_H) + np.log(2.0))  # (local) evaluated at operating eps_H
# NB: digamma(1.5) = 2 - gamma - 2 ln 2, not subtracted in analytical form because we
# computed d/d(eps)[ln F] not [d/d(eps) ln(F_relative)], so subtraction of digamma(1.5)
# only enters when computing F relative to eps=0 baseline, which we do.
# Actually: ln F = 2*ln(Gamma(1.5+eps)) - 2*ln(Gamma(1.5)) + 2*eps*ln 2
# d/d(eps) = 2*digamma(1.5+eps) + 2 ln 2   (ln Gamma(1.5) is constant, dropped)
# So analytical: 2*digamma(1.5+eps_H) + 2*ln(2).
CC2_dev = abs(dlnF_deps_num - dlnF_deps_anl) / abs(dlnF_deps_anl)
CC2_ok  = CC2_dev < 1e-4
print(f"  CC2: d(ln F_amp)/d(eps_H): num={dlnF_deps_num:.6f}, anl=2*digamma(1.5+eps)+2*ln 2={dlnF_deps_anl:.6f}")
print(f"       rel_dev={CC2_dev:.2e}  ok={CC2_ok}")

# CC3: numerical integration reproduces analytical Hankel value (full BD envelope).
# num_anl_dev was computed in Section 4 after Mukhanov integration.
CC3_dev = num_anl_dev                                     # (local)
CC3_ok  = CC3_dev < 0.01                                  # (local) 1% tolerance for numerical integration
print(f"  CC3: numerical/analytical agreement: dev={CC3_dev:.3e}  ok={CC3_ok}  (tol 1%)")

# CC4: |v_k|^2 normalization at BD entry (should equal A^2 = 1/(2k))
# Integrate back to eta_start and check |v|^2 = 1/(2k)
# Skip full re-integration here; verify analytically that IC was correct:
k_test = K_PIVOT
eta_start = -BD_SUBHORIZON_X / k_test
A_IC = 1.0 / np.sqrt(2.0 * k_test)
v_re_IC = A_IC * np.cos(k_test * (-eta_start))  # = A * cos(BD_SUBHORIZON_X)
v_im_IC = A_IC * np.sin(k_test * (-eta_start))
v_sq_IC = v_re_IC**2 + v_im_IC**2
CC4_dev = abs(v_sq_IC - 1.0/(2.0 * k_test))
CC4_ok  = CC4_dev < 1e-18
print(f"  CC4: BD IC |v|^2 at entry = {v_sq_IC:.6e}, target 1/(2k)={1.0/(2.0*k_test):.6e}, dev={CC4_dev:.2e}  ok={CC4_ok}")

# CC5: k-scan k-invariance at each mode's own horizon crossing.
# Since all modes cross at the same |k*eta| = 1/(1-eps) in strict slow-roll,
# F_amp_lin(k, N_hc(k)) is k-INVARIANT by construction. Verify numerically.
# max/min should be < 1.01 (all modes produce the same ratio to 3 significant digits).
F_amp_finite = F_amp_scan[np.isfinite(F_amp_scan)]              # (local)
if len(F_amp_finite) > 0:
    kscan_range = float(np.max(F_amp_finite) / np.min(F_amp_finite))  # (local)
    CC5_ok = kscan_range < 1.01                                 # (local) 1% tolerance
    print(f"  CC5: k-scan range max/min F_amp = {kscan_range:.6f}  ok(<1.01)={CC5_ok}")
else:
    kscan_range = float('nan')
    CC5_ok = False

# CC6: Numerical Mukhanov result vs analytical Hankel (full) at |k*eta|=1/(1-eps).
# The numerical integration implements the SAME mode equation as the analytical form
# IF the pump z''/z = (nu^2 - 1/4)/eta^2 is correctly installed (it is, Section 2).
# Disagreement > 0.5% would signal an integration error or BD-IC mismatch.
CC6_dev = abs(F_AMP_LIN_NUMERICAL - F_amp_lin_analytical) / F_amp_lin_analytical  # (local)
CC6_ok  = CC6_dev < 0.005                                                         # (local) 0.5% tol
print(f"  CC6: numerical vs analytical (full Hankel): F_amp_num={F_AMP_LIN_NUMERICAL:.6f}, F_amp_anl={F_amp_lin_analytical:.6f}, rel_dev={CC6_dev:.3%}  ok={CC6_ok}")

cross_checks_all = [CC1_ok, CC2_ok, CC3_ok, CC4_ok, CC5_ok, CC6_ok]
print(f"\n  All cross-checks PASS: {all(cross_checks_all)}")

# =============================================================================
# SECTION 8: Gate verdict
# =============================================================================

print("\n" + "-"*78)
print("SECTION 8: Gate verdict")
print("-"*78)

# Primary metric: F_amp_lin from numerical Mukhanov integration
log_ratio = np.log10(F_AMP_LIN_NUMERICAL / F_AMP_TARGET)  # (local)
abs_log_ratio = abs(log_ratio)                             # (local)

if abs_log_ratio < INFO_LOG10_FACTOR3:
    VERDICT = "PASS"
elif abs_log_ratio < PASS_LOG10_FACTOR3:
    VERDICT = "INFO"
else:
    VERDICT = "FAIL"

print(f"\n  F_amp_lin (numerical)   = {F_AMP_LIN_NUMERICAL:.6f}")
print(f"  F_amp_target            = {F_AMP_TARGET:.6f}")
print(f"  log10(ratio)            = {log_ratio:+.6f}")
print(f"  |log10|                 = {abs_log_ratio:.6f}")
print(f"  PASS boundary           = {PASS_LOG10_FACTOR3:.4f} (factor-3)")
print(f"  INFO boundary           = {INFO_LOG10_FACTOR3:.4f}")
print(f"  VERDICT                 = {VERDICT}")

# =============================================================================
# SECTION 9: F_traj sensitivity (per W1-G4 INFO verdict)
# =============================================================================
# W1-G4 returned INFO with F_traj=3/2: eps_H^zeta/eps_H^Zubarev = 3/2.
# If Zubarev were canonical (per W1-G1 PASS), eps_H -> eps_H * (2/3) = 0.01442.
# Test F_amp_lin under this alternative canonical value.

print("\n" + "-"*78)
print("SECTION 9: F_traj sensitivity  (W1-G4 threshold 3/2)")
print("-"*78)

EPS_H_ZUBAREV = EPS_H * (2.0/3.0)        # (local) Zubarev-scheme eps_H under F_traj
F_amp_zubarev = (gamma_fn(1.5 + EPS_H_ZUBAREV)/gamma_fn(1.5))**2 * 2.0**(2*EPS_H_ZUBAREV)  # (local)
print(f"  eps_H^Zubarev = eps_H * 2/3 = {EPS_H_ZUBAREV:.5f}")
print(f"  F_amp_lin^Zubarev (analytic) = {F_amp_zubarev:.6f}")
print(f"  Ratio zeta/Zubarev F_amp = {F_amp_lin_analytical/F_amp_zubarev:.6f}")
log_ratio_zub = np.log10(F_amp_zubarev/F_AMP_TARGET)
print(f"  log10(Zubarev/target)    = {log_ratio_zub:+.6f}")

# =============================================================================
# SECTION 10: Plot (v_k(eta), horizon crossing overlay, k-scan)
# =============================================================================

print("\n" + "-"*78)
print("SECTION 10: Plotting")
print("-"*78)

fig, axes = plt.subplots(2, 2, figsize=(14, 10))

# Panel (a): |v_k(eta)|^2 over the integration, compared to BD envelope
ax = axes[0, 0]
v_abs_sq_trajectory = sol_y[0, :]**2 + sol_y[1, :]**2
# BD envelope |v_k^BD|^2 = (1/(2k))*(1 + 1/(k*eta)^2) for pure dS growing mode
# Actually for pure dS exact: |v_k^BD(eta)|^2 = (1/(2k))*(1 + 1/(k*eta)^2)
v_BD_trajectory = (1.0/(2.0*K_PIVOT)) * (1.0 + 1.0/(K_PIVOT*sol_t)**2)
k_abs_eta = K_PIVOT * np.abs(sol_t)
ax.semilogy(k_abs_eta, v_abs_sq_trajectory, 'b-', label=r'$|v_k|^2$ numerical', linewidth=1.5)
ax.semilogy(k_abs_eta, v_BD_trajectory, 'r--', label=r'$|v_k^{BD}|^2$ (pure dS)', linewidth=1.5, alpha=0.7)
ax.axvline(1.0, color='k', linestyle=':', alpha=0.6, label=r'horizon crossing ($k|\eta|=1$)')
ax.set_xlabel(r'$k |\eta|$')
ax.set_ylabel(r'$|v_k(\eta)|^2$')
ax.set_title(f'(a) Mode evolution k=k_pivot (invert x for time: high $k|\\eta|$=early)')
ax.set_xscale('log')
ax.invert_xaxis()
ax.legend(loc='best', fontsize=9)
ax.grid(alpha=0.3)

# Panel (b): F_amp_lin along trajectory
ax = axes[0, 1]
# F_amp_lin(eta) = |v|^2/|v_BD|^2 at each eta point
F_amp_trajectory = v_abs_sq_trajectory / v_BD_trajectory
ax.plot(k_abs_eta, F_amp_trajectory, 'g-', linewidth=1.5, label='F_amp_lin(eta)')
ax.axhline(F_AMP_TARGET, color='r', linestyle='--', label=f'target = {F_AMP_TARGET}')
ax.axhline(F_amp_lin_analytical, color='b', linestyle=':', label=f'analytic = {F_amp_lin_analytical:.4f}')
ax.axhline(1.0, color='k', linestyle='-.', alpha=0.4, label='BD=1')
ax.axvline(1.0, color='k', linestyle=':', alpha=0.6)
ax.set_xlabel(r'$k |\eta|$')
ax.set_ylabel('F_amp_lin(eta)')
ax.set_title('(b) F_amp_lin trajectory vs target')
ax.set_xscale('log')
ax.invert_xaxis()
ax.set_ylim(0.95, 1.10)
ax.legend(loc='best', fontsize=9)
ax.grid(alpha=0.3)

# Panel (c): k-scan
ax = axes[1, 0]
finite_idx = np.isfinite(F_amp_scan)
ax.semilogx(k_scan_ratios[finite_idx], F_amp_scan[finite_idx],
            'o-', color='purple', linewidth=2, markersize=8)
ax.axhline(F_AMP_TARGET, color='r', linestyle='--', label=f'target = {F_AMP_TARGET}')
ax.axhline(F_amp_lin_analytical, color='b', linestyle=':', label=f'analytic = {F_amp_lin_analytical:.4f}')
ax.axhline(1.0, color='k', linestyle='-.', alpha=0.4, label='BD')
ax.set_xlabel(r'$k/k_{pivot}$')
ax.set_ylabel('F_amp_lin(k)')
ax.set_title('(c) k-scan: F_amp_lin approximate k-invariance')
ax.set_ylim(0.98, 1.05)
ax.legend(loc='best', fontsize=9)
ax.grid(alpha=0.3)

# Panel (d): Verdict banner
ax = axes[1, 1]
ax.axis('off')
banner_lines = [
    "S83 W2-G7 CC7-DYNAMICAL",
    "",
    f"Verdict: {VERDICT}",
    f"",
    f"F_amp_lin (numerical)  = {F_AMP_LIN_NUMERICAL:.6f}",
    f"F_amp_lin (analytical) = {F_amp_lin_analytical:.6f}",
    f"F_amp_target           = {F_AMP_TARGET:.6f}",
    f"log10(ratio)           = {log_ratio:+.4f}",
    f"|log10|                = {abs_log_ratio:.4f}",
    f"",
    f"Thresholds:",
    f"  PASS < 0.30  (factor-2)",
    f"  INFO 0.30-0.477",
    f"  FAIL > 0.477 (factor-3)",
    f"",
    f"Substrate inputs (post-fold dS cascade):",
    f"  eps_H      = {EPS_H:.5f}  (zeta canonical)",
    f"  N_pivot    = {N_PIVOT:.2f}",
    f"  H_fold     = {H_fold:.2f} M_KK",
    f"",
    f"Cross-checks (CC1-CC6):",
    f"  CC1 BD limit           : {'ok' if CC1_ok else 'FAIL'}",
    f"  CC2 d(ln F)/d(eps)     : {'ok' if CC2_ok else 'FAIL'}",
    f"  CC3 num vs analytic    : {'ok' if CC3_ok else 'FAIL'}",
    f"  CC4 BD IC normalization: {'ok' if CC4_ok else 'FAIL'}",
    f"  CC5 k-scan invariance  : {'ok' if CC5_ok else 'FAIL'}",
    f"  CC6 analytic vs target : {'ok' if CC6_ok else 'FAIL'}",
    f"",
    f"F_traj sensitivity (W1-G4):",
    f"  F_amp@eps_zeta = {F_amp_lin_analytical:.4f}",
    f"  F_amp@eps_Zub  = {F_amp_zubarev:.4f}",
]
banner_text = "\n".join(banner_lines)
ax.text(0.02, 0.98, banner_text, family='monospace', fontsize=8,
        verticalalignment='top', transform=ax.transAxes)

plt.tight_layout()
out_png = SCRIPT_DIR / 's83_w2_g7_cc7_dynamical.png'
plt.savefig(out_png, dpi=120, bbox_inches='tight')
plt.close(fig)
print(f"  Plot saved: {out_png}")

# =============================================================================
# SECTION 11: Closure SHA over input pins + key outputs
# =============================================================================

closure_map = {
    'gate_id': 'S83-CC7-DYNAMICAL',
    'verdict': VERDICT,
    'scheme': 'zeta',
    'convention': 'Mukhanov-BD-to-pivot',
    'L_max': 'N/A-mode-eq',
    # Canonical inputs
    'eps_H': EPS_H,
    'N_pivot': N_PIVOT,
    'N_fold': N_FOLD,
    'H_fold': H_fold,
    'F_amp_target': F_AMP_TARGET,
    'k_a2': K_A2,
    'F_amp_slot_adjusted_pinned': F_AMP_SLOT_ADJUSTED,
    # Dynamical outputs
    'F_amp_lin_numerical': float(F_AMP_LIN_NUMERICAL),
    'F_amp_lin_analytical': float(F_amp_lin_analytical),
    'log_ratio': float(log_ratio),
    'abs_log_ratio': float(abs_log_ratio),
    # Composite
    'F_amp_slot_from_dyn': float(F_amp_slot_from_dyn),
    'slot_dev_oom': float(slot_dev_oom),
    'F_amp_3PI_pivot_from_dyn': float(F_amp_3PI_pivot_from_dyn),
    # k-scan
    'F_amp_scan_median': F_amp_scan_median,
    'F_amp_scan_std': F_amp_scan_std,
    # F_traj
    'F_amp_zubarev': float(F_amp_zubarev),
    'F_traj_ratio': float(F_amp_lin_analytical / F_amp_zubarev),
    # Cross-checks
    'CC1_BD_limit_ok': bool(CC1_ok),
    'CC2_dlnF_deps_ok': bool(CC2_ok),
    'CC3_num_vs_analytic_ok': bool(CC3_ok),
    'CC4_BD_IC_norm_ok': bool(CC4_ok),
    'CC5_kscan_invariance_ok': bool(CC5_ok),
    'CC6_analytic_vs_target_ok': bool(CC6_ok),
    'cross_checks_all_ok': bool(all(cross_checks_all)),
    # Thresholds
    'PASS_LOG10_FACTOR3': float(PASS_LOG10_FACTOR3),
    'INFO_LOG10_FACTOR3': float(INFO_LOG10_FACTOR3),
    # Input pins
    'input_pin_hashes': pin_hashes,
}
closure_str = json.dumps(closure_map, sort_keys=True, default=str)
closure_sha = hashlib.sha256(closure_str.encode('utf-8')).hexdigest()

print("\n" + "-"*78)
print("SECTION 11: Closure SHA")
print("-"*78)
print(f"  closure_sha = {closure_sha}")

# =============================================================================
# SECTION 12: Save .npz
# =============================================================================

out_npz = SCRIPT_DIR / 's83_w2_g7_cc7_dynamical.npz'

np.savez(out_npz,
    # Pre-registered inputs
    eps_H=EPS_H, N_pivot=N_PIVOT, N_fold=N_FOLD,
    H_fold=H_fold, F_amp_target=F_AMP_TARGET, k_a2=K_A2,
    F_amp_slot_adjusted_pinned=F_AMP_SLOT_ADJUSTED,
    F_amp_3PI_transient=F_AMP_3PI_TRANSIENT,
    # Pump-field background
    eta_fold=eta_fold, eta_pivot=eta_pivot,
    a_pivot=a_pivot, H_pivot=H_pivot, k_pivot_substrate=K_PIVOT,
    N_entry_subhorizon=N_entry, BD_SUBHORIZON_X=BD_SUBHORIZON_X,
    # Dynamical F_amp_lin outputs
    F_amp_lin_numerical=F_AMP_LIN_NUMERICAL,
    F_amp_lin_analytical=F_amp_lin_analytical,
    v_abs_sq_pivot=v_abs_sq_pivot,
    v_abs_sq_BD_pivot=v_abs_sq_BD_pivot,
    log_ratio=log_ratio,
    abs_log_ratio=abs_log_ratio,
    # Trajectory
    sol_t=sol_t, sol_y_re=sol_y[0, :], sol_y_im=sol_y[1, :],
    sol_yp_re=sol_y[2, :], sol_yp_im=sol_y[3, :],
    v_abs_sq_trajectory=v_abs_sq_trajectory,
    k_abs_eta_trajectory=K_PIVOT * np.abs(sol_t),
    # Composite
    F_amp_slot_from_dyn=F_amp_slot_from_dyn,
    slot_dev_oom=slot_dev_oom,
    F_amp_3PI_pivot_from_dyn=F_amp_3PI_pivot_from_dyn,
    # k-scan
    k_scan_ratios=k_scan_ratios,
    k_scan_values=k_scan_values,
    F_amp_scan=F_amp_scan,
    F_amp_scan_median=F_amp_scan_median,
    F_amp_scan_std=F_amp_scan_std,
    # F_traj sensitivity
    EPS_H_ZUBAREV=EPS_H_ZUBAREV,
    F_amp_zubarev=F_amp_zubarev,
    F_traj_ratio_zeta_over_zubarev=F_amp_lin_analytical/F_amp_zubarev,
    log_ratio_zub=log_ratio_zub,
    # Cross-checks
    CC1_BD_limit_ok=CC1_ok, CC1_dev=CC1_dev,
    CC2_dlnF_deps_ok=CC2_ok, CC2_dev=CC2_dev,
    CC3_num_vs_analytic_ok=CC3_ok, CC3_dev=CC3_dev,
    CC4_BD_IC_norm_ok=CC4_ok, CC4_dev=CC4_dev,
    CC5_kscan_invariance_ok=CC5_ok,
    CC6_analytic_vs_target_ok=CC6_ok, CC6_dev=CC6_dev,
    cross_checks_all_ok=all(cross_checks_all),
    # Verdict + thresholds
    verdict=VERDICT,
    PASS_LOG10_FACTOR3=PASS_LOG10_FACTOR3,
    INFO_LOG10_FACTOR3=INFO_LOG10_FACTOR3,
    # Closure SHA
    closure_sha=closure_sha,
)
print(f"\n  .npz saved: {out_npz}")

# =============================================================================
# SECTION 13: Append verdict line to s83_gate_verdicts.txt
# =============================================================================

verdict_line = (
    f"S83-CC7-DYNAMICAL: {VERDICT} -- "
    f"value=F_amp_lin={F_AMP_LIN_NUMERICAL:.4f},target={F_AMP_TARGET:.4f},log10={log_ratio:+.4f} "
    f"scheme=zeta convention=Mukhanov-BD-to-pivot L_max=N/A "
    f"sha256={closure_sha}\n"
)
verdicts_path = SCRIPT_DIR / 's83_gate_verdicts.txt'
with open(verdicts_path, 'a', encoding='utf-8') as f:
    f.write(verdict_line)
print(f"\n  Verdict appended to: {verdicts_path}")
print(f"  >> {verdict_line.strip()}")

# =============================================================================
# SECTION 14: Final 4-tuple tag (last non-verdict line per protocol)
# =============================================================================
print("\n" + "=" * 78)
print(f"S83-CC7-DYNAMICAL  {VERDICT}  (|log10 ratio|={abs_log_ratio:.4f})")
print(f"FINAL 4-TUPLE: (value={F_AMP_LIN_NUMERICAL:.6f}, scheme=zeta, convention=Mukhanov-BD-to-pivot, L_max=N/A)")
print("=" * 78)
